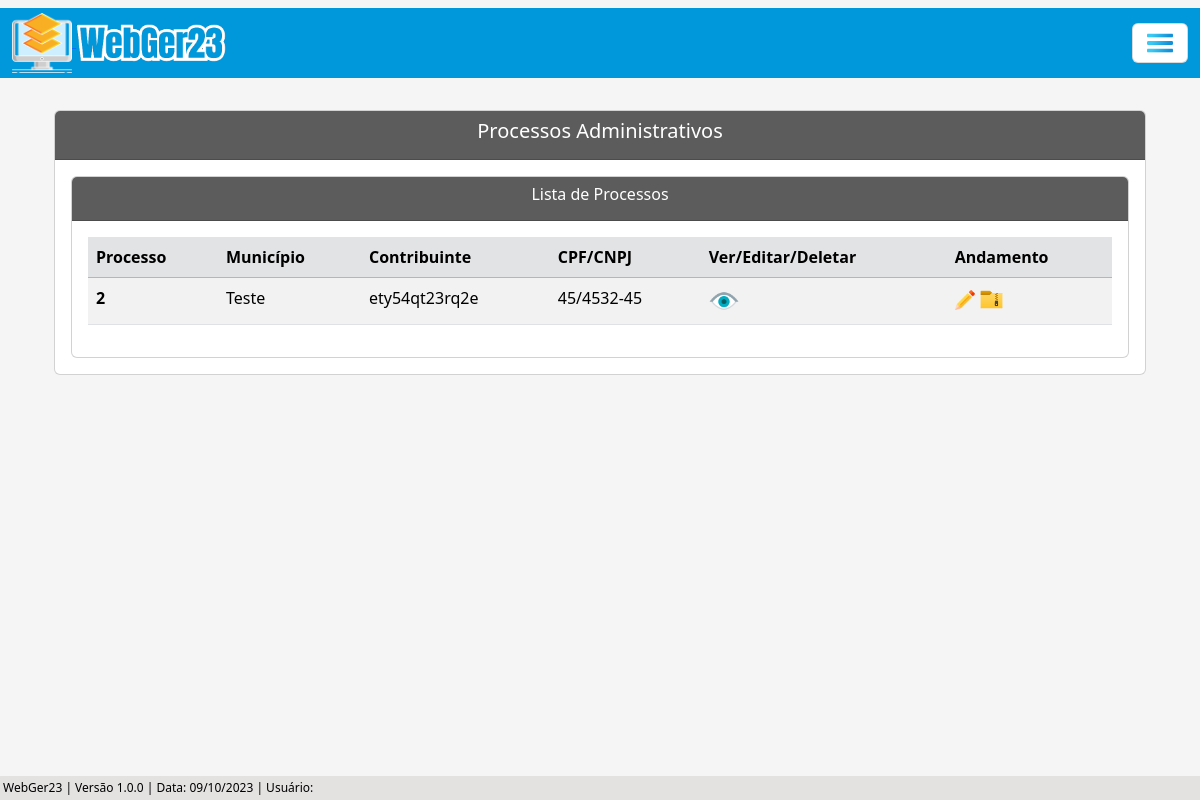
Before: /listar/processo-adm/ with the older database file.
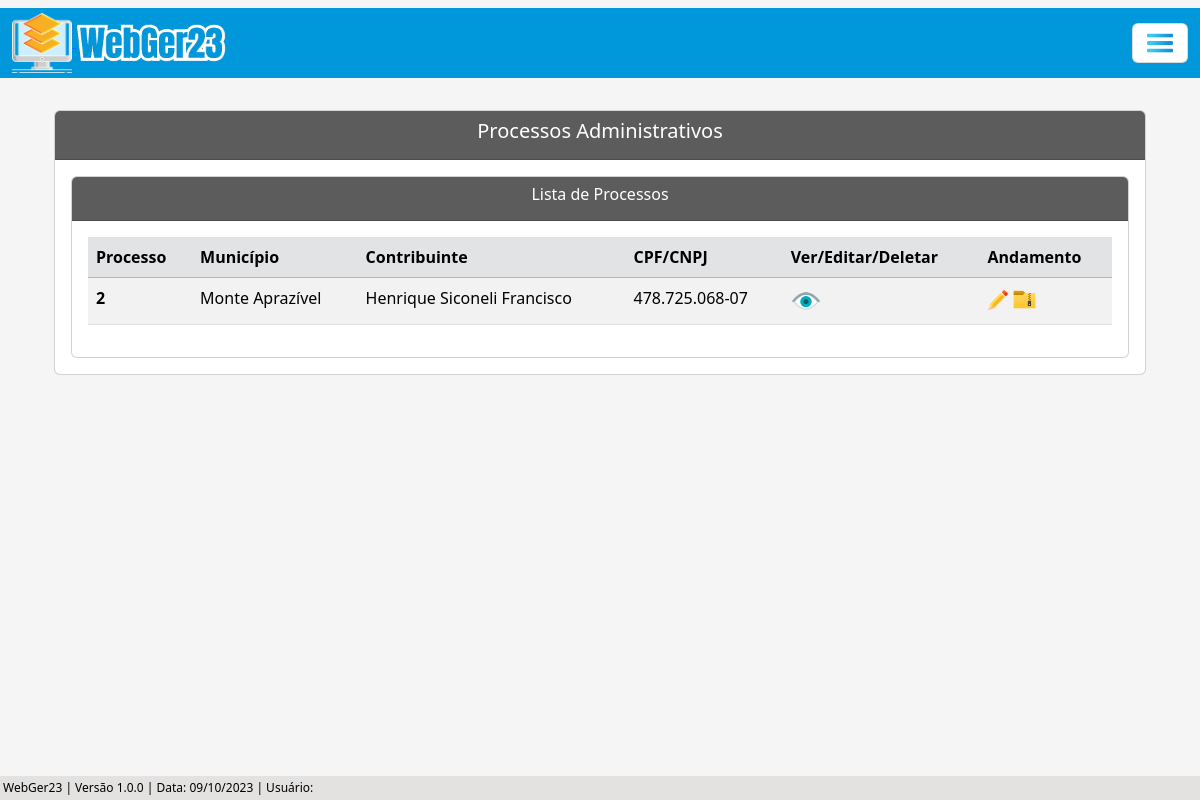
After: the same page with the newer database file.
### processo/models.py (models this page shows, shortened)
class Base(models.Model): # Classe base, será herdada pelas outras classes
    data_criacao = models.DateTimeField('data_criação', auto_now_add=True)
    usuario_criador = models.ForeignKey(get_user_model(), verbose_name='Usuário Criador', on_delete=models.SET_NULL, null=True)
    data_alteracao = models.DateTimeField('Alterado', auto_now=True)
    ativo = models.BooleanField('Ativo?', default=True)
    class Meta:
        abstract = True

class ProcessoAdm(Base):
    tipo_pessoas = (
        ('Física', 'Física'), ('Jurídica', 'Jurídica'),
    )
    numero = models.CharField(unique=True, verbose_name='N°', max_length=10) # Número do processo
    municipio = models.CharField(max_length=50, verbose_name='Município') # Município
    uf = models.CharField(max_length=2) # UF
    data_inicial = models.DateField(blank=True, null=True) # Data Inicial do Período do processo
    data_final = models.DateField(blank=True, null=True) # Data final do Período do processo
    data_div_ativa = models.DateField(blank=True, null=True) # Data dívida ativa
    valor_atributo = models.CharField(max_length=14, blank=True, null=True)  # Valor do atributo
    valor_multa = models.CharField(max_length=14, blank=True, null=True) # Valor da multa
    valor_credito = models.CharField(max_length=14, blank=True, null=True) # Valor do crédito
    valor_atualizado = models.CharField(max_length=14, blank=True, null=True) # Valor do atualizado
    data_valor_atualizado = models.DateField(blank=True, null=True) # Data valor atualizado
    nome_contribuinte = models.CharField(max_length=50)  # Nome / Razão Social
    tipo_pessoa = models.CharField(max_length=50, choices=tipo_pessoas) # Física / Jurídica # Utiliza choices(escolhas) para selecionar o tipo de pessoas
    documento = models.CharField(max_length=20, verbose_name='CPF/CNPJ', unique=True) # CPF / CNPJ
    nome_fantasia = models.CharField(max_length=50, blank=True, null=True) # Nome Fantasia
    email = models.EmailField(max_length=50, blank=True, null=True) # E-mail
    endereco = models.CharField(max_length=150) # Rua
    complemento = models.CharField(max_length=50, blank=True, null=True) # Complemento
    municipio_contribuinte = models.CharField(max_length=50, blank=True, null=True) # Município Contribuinte
    uf_contribuinte = models.CharField(max_length=2, verbose_name='UF', blank=True, null=True) # UF Contribuinte
    cep = models.CharField(max_length=10, blank=True, null=True) # CEP
    telefone = models.CharField(max_length=20, blank=True, null=True) # Telefone
    celular = models.CharField(max_length=20, blank=True, null=True) # Celular

### processo/views.py (the view)
# urls.py: path('listar/processo-adm/', ProcessoAdmList.as_view(), name='proc-adm-list'),
class ProcessoAdmList(ListView):
    model = ProcessoAdm
    template_name = 'processos/lists/processo_adm_list.html'

### processo/templates/processos/lists/processo_adm_list.html (shortened to what this page needs)
{% extends 'index.html' %}
{% load static %}
{% block conteudo %}
    <div class="container p-4">
        <div class="card">
            <div class="card-header text-white" style="background-color: #5c5c5c;">
                <h5 style="text-align: center;">Processos Administrativos</h5>
            </div>
            <div class="card-body">
                <div class="card">
                    <div class="card-header text-white" style="background-color: #5c5c5c;; text-align: center;">
                    <h6>Lista de Processos</h6>
                    </div>
                    <div class="card-body">
                        <div class="table-responsive">
                            <table class="table table-striped" id="tabela-listar">
                                <thead>
                                    <tr class="table-secondary">
                                        <th>Processo</th>
                                        <th>Município</th>
                                        <th>Contribuinte</th>
                                        <th>CPF/CNPJ</th>
                                        <th>Ver/Editar/Deletar</th>
                                        <th>Andamento</th>
                                    </tr>
                                </thead>
                                <tbody>
                                    {% for processo in object_list %}
                                    <tr>
                                        <td><b>{{ processo.numero }}</b></td>
                                        <td>{{ processo.municipio }}</td>
                                        <td>{{ processo.nome_contribuinte }}</td>
                                        <td>{{ processo.documento }}</td>
                                            <td>
                                                <a href="{% url 'proc-adm-view' processo.pk %}"><img src="{% static 'img/olho3.png' %}" width="30"></i></a>
                                            </td>
                                        <td>
                                            <a href="{% url 'andamento-adm-list-update' processo.pk %}"><img src="{% static 'img/botao-editar.png' %}" width="20"></a>
                                            <a href="{% url 'andamento-adm-list' processo.pk %}"><img src="{% static 'img/arquivo.png' %}" width="25"></a>
                                        </td>
                                    </tr>
                                    {% endfor %}
                                </tbody>
                            </table>
                        </div>
                    </div>
                </div>
            </div>
        </div>
    </div>
    <br>
    {% endblock %}

Changed rows visible on the page:
changed ProcessoAdm: municipio "Teste" → "Monte Aprazível"; nome_contribuinte "ety54qt23rq2e" → "Henrique Siconeli Francisco"; documento "45/4532-45" → "478.725.068-07"
